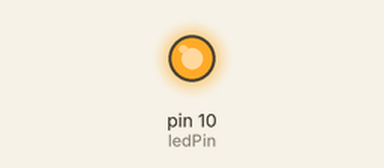
This sketch was run on a simulated Arduino Uno, built with avr-gcc and run on an emulated ATmega328P. Shown: output pins drawn as LEDs (lit = HIGH).

Above: at 1.0 s.
At 6.2 s:
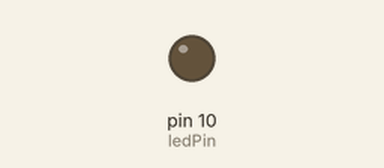
Timing chart, 0 to 13.0 s (numbered marks = the images above):
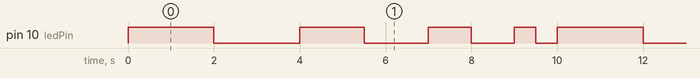

The sketch:

2_4_Delay-as-variable.ino
```cpp
int ledPin = 10;
int delayTime = 2000;

void setup() {
  pinMode(ledPin, OUTPUT);

}

void loop() {

digitalWrite(ledPin, HIGH);
delay(delayTime);
digitalWrite(ledPin, LOW);
delay(delayTime);
delayTime = delayTime - 500;
  if (delayTime == 0)
  {
  delayTime = 2000;
  }

}
```

Measured:
- by itself, pin 10 (ledPin): repeats every 10.0 s: LOW 2.0 s, HIGH 1.5 s, LOW 1.5 s, HIGH 1.0 s, LOW 1.0 s, HIGH 0.50 s, LOW 0.50 s, HIGH 2.0 s
- by itself, everything shown: repeats every 10.0 s, in 8 steps
